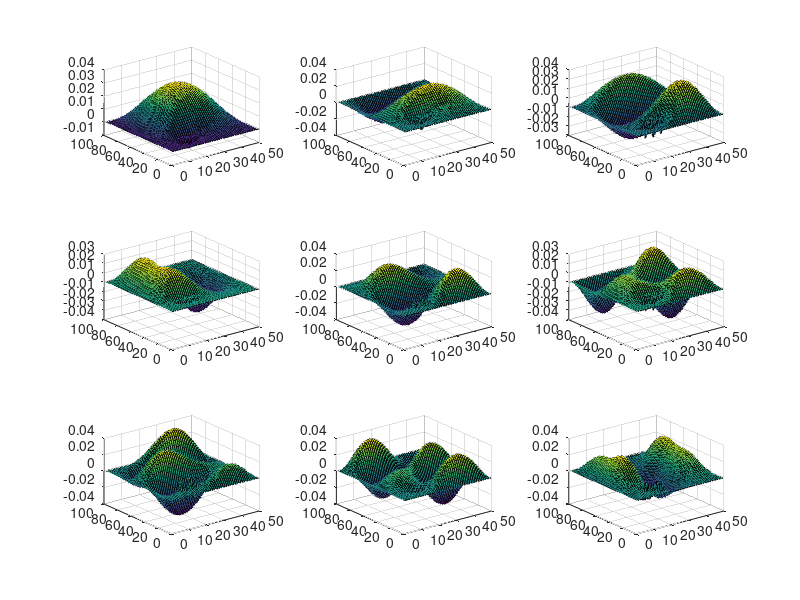

MATLAB code to generate this figure:
clear, clc

ny = 50;
nx = 100;

G = sparse(nx*ny, nx*ny);
delta = 1;
neqn = @(i, j) j + (i - 1)*ny;

for i = 1:nx
    for j = 1:ny
        n = j + (i - 1)*ny;
        npx = j + (i)*ny;
        nmx = j + (i - 2)*ny;
        npy = 1 + j + (i - 1)*ny;
        nmy = j - 1 + (i - 1)*ny;
        
        if i == 1 || j == 1 || i == nx || j == ny
            G(n,n) = 1;
            
        elseif i > 10 && i < 20 && j > 10 && j < 20
            G(n,n) = -2 / (delta^2);
            G(n, npx) = 1 / (delta^2);
            G(n, nmx) = 1 / (delta^2);
            G(n, npy) = 1 / (delta^2);
            G(n, nmy) = 1 / (delta^2);
            
        else
            G(n,n) = -4 / (delta^2);
            G(n, npx) = 1 / (delta^2);
            G(n, nmx) = 1 / (delta^2);
            G(n, npy) = 1 / (delta^2);
            G(n, nmy) = 1 / (delta^2);
            
        end
    end
end

spy(G);

[E,D] = eigs(G,9,'SM');

En = 1:9;

for i = 1:9
    En(i) = D(i,i);
end

figure(1)
plot([1:9], En);

E1 = zeros(nx, ny);
E2 = zeros(nx, ny);
E3 = zeros(nx, ny);
E4 = zeros(nx, ny);
E5 = zeros(nx, ny);
E6 = zeros(nx, ny);
E7 = zeros(nx, ny);
E8 = zeros(nx, ny);
E9 = zeros(nx, ny);

for i = 1:nx
    for j = 1:ny
        n = j + (i - 1)*ny;
        E1(i, j) = E(n,1);
        E2(i, j) = E(n,2);
        E3(i, j) = E(n,3);
        E4(i, j) = E(n,4);
        E5(i, j) = E(n,5);
        E6(i, j) = E(n,6);
        E7(i, j) = E(n,7);
        E8(i, j) = E(n,8);
        E9(i, j) = E(n,9);
    end
end

subplot(3,3,1)
surf(E1);
subplot(3,3,2)
surf(E2);
subplot(3,3,3)
surf(E3);
subplot(3,3,4)
surf(E4);
subplot(3,3,5)
surf(E5);
subplot(3,3,6)
surf(E6);
subplot(3,3,7)
surf(E7);
subplot(3,3,8)
surf(E8);
subplot(3,3,9)
surf(E9);


